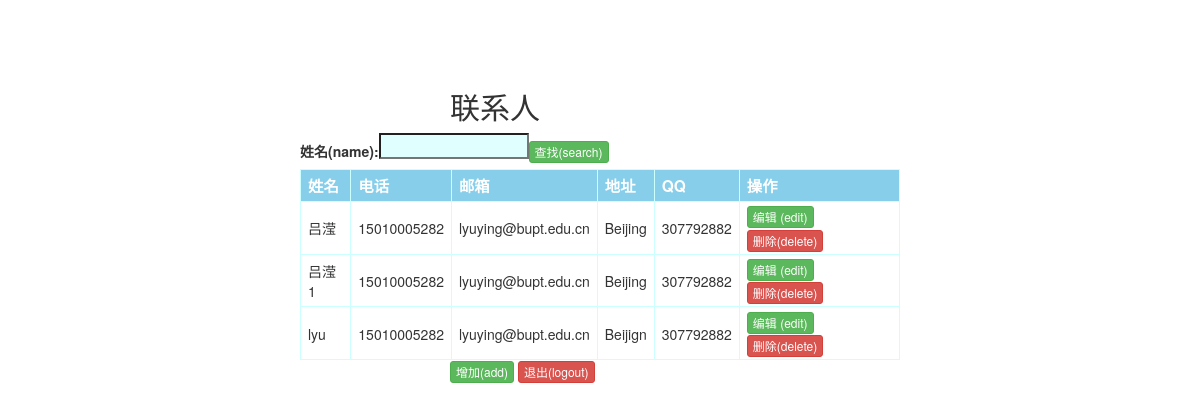
The page / (signed in) on the database its author committed.
### default/models.py (models this page shows)
class Contact(models.Model):
    name = models.CharField(max_length=100)  # 姓名
    tel = models.CharField(max_length=100)  # 电话
    email = models.CharField(max_length=100)  # 邮箱
    addr = models.CharField(max_length=100)  # 地址
    QQnum = models.CharField(max_length=100)  # 地址
    user = models.ForeignKey(User,on_delete=models.CASCADE)

### default/views.py (the view)
# urls.py: url(r'^$',views.getlist), #获取todolist列表，在views里面会写这个怎么搞
@login_required
def getlist(request):
    if request.method == 'GET':
        request.session['color'] ="red"
        contact = Contact.objects.filter(user = request.user)
        return render(request, 'ContactsList.html', {'contact':contact})#templates 需要放在app里面 setting 里面把  demo 加入到installed app
    elif request.method == 'POST':
        searchName = request.POST['name']
        contact = Contact.objects.filter(name__contains=searchName,user = request.user)
        return render(request, 'Outcome.html', {'contact': contact})

### default/templates/ContactsList.html (shortened to what this page needs)
<!DOCTYPE html>
<html>
<head>
    {% load staticfiles %}
</head>
<body>
	<div class="center">
	<h2>联系人</h2>
        <form action="#" method="POST">
            <table >
                <tr>
                    <th>姓名(name):</th>
                    <th><input type="text" name="name"  id="name" value="" size="20"></th>
                    <th><button type="submit" class="btn btn-xs btn-success" size="48" onclick="return checkSearch()">查找(search)</button><th>
                </tr>
            </table>
        </form>
        <table id="contacts">
        <thead>
        <tr>
 		<th>姓名</th>
	 	<th>电话</th>
	  	<th>邮箱</th>
	 	<th>地址</th>
	  	<th>QQ</th>
        <th>操作</th>
        </tr>
        </thead>
                    <tbody>
                    {% for cont in contact %}
                        <tr>
                            <td>{{ cont.name }}</td>
                            <td>{{ cont.tel }}</td>
                            <td>{{ cont.email }}</td>
                            <td>{{ cont.addr }}</td>
                            <td>{{ cont.QQnum }}</td>
                            <td >
                                <a type="button" class="btn btn-xs btn-success" href="/update/?conid={{ cont.id }}">编辑  (edit)</a>
                                <a type="button" class="btn btn-xs btn-danger" href="/del/?conid={{ cont.id }}">删除(delete)</a>
                            </td>
                        </tr>
                    {% endfor %}
                     </tbody>
	</table>
    <div class = "rowcenter">
        <a type="button" class="btn btn-xs btn-success"  href="/add/" > 增加(add)</a>
        <a type="button" class="btn btn-xs btn-danger" href="/logout/">退出(logout)</a>
    </div >
	</div >
</body>
</html>

### default/static/style.css (style rules this page uses)
input[type="text"] { margin: auto; width:150px; margin-bottom:10px; background-color:#e0ffff; font-size:1em }
.rowcenter { margin: auto; width: 50%; }
.center { margin: auto; padding: 70px 0; width: 50%; }
tr { margin: auto; width: 50%; }
h2 { margin: auto; width: 50%; }
body { font-size:100%; background-color:#CCFFFF; }
#contacts { width:100%; border-collapse:collapse; }
#contacts td, #contacts th { font-size:1em; border:1px solid #CCFFFF; padding:3px 7px 2px 7px; }
#contacts th { font-size:1.1em; text-align:left; padding-top:5px; padding-bottom:4px; background-color:#87CEEB; color:#ffffff; }

### rows shown on the page
Contact: name "吕滢", tel "15010005282", email "lyuying@bupt.edu.cn", addr "Beijing", QQnum "307792882"
Contact: name "吕滢1", tel "15010005282", email "lyuying@bupt.edu.cn", addr "Beijing", QQnum "307792882"
Contact: name "lyu", tel "15010005282", email "lyuying@bupt.edu.cn", addr "Beijign", QQnum "307792882"
